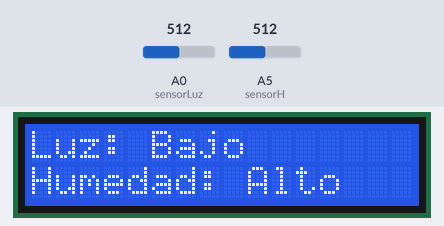
A sketch run on a simulated Arduino Uno, built with avr-gcc and run on an emulated ATmega328P. Parts: 16×2 character LCD. Inputs (shaded band) come from the test bench; at power-on: A5 (sensorH) = 512, A0 (sensorLuz) = 512. What the sketch prints to the serial monitor is not drawn.

Above: at 11.3 s.
11.4 s: A5 (sensorH) set to 595
22.4 s: A5 (sensorH) set to 619
At 32.9 s:
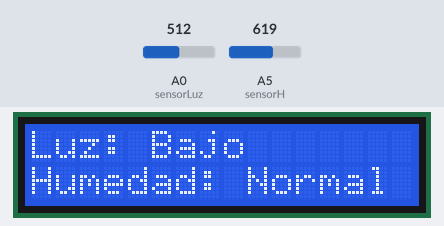
33.2 s: A0 (sensorLuz) set to 423
43.7 s: A0 (sensorLuz) set to 389
At 53.9 s:
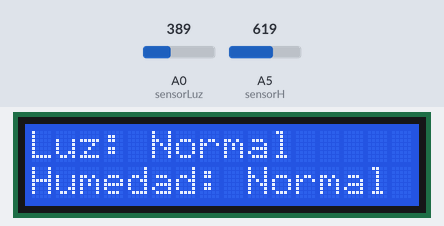
54.4 s: A5 (sensorH) set to 511
At 64.5 s:
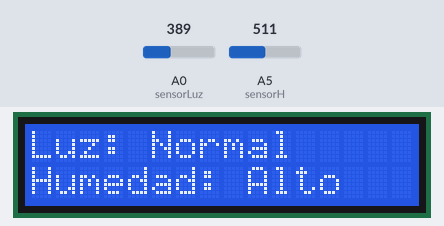
64.9 s: A0 (sensorLuz) set to 229
75.4 s: A0 (sensorLuz) set to 196
At 85.5 s:
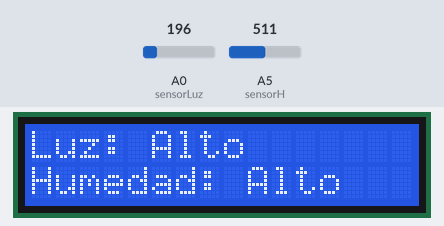
Timing chart, 0 to 87.0 s (numbered marks = the images above; inputs shaded):
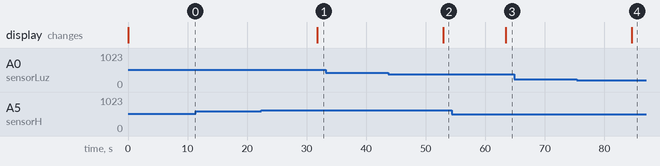

Measured:
- the behaviour switches between 603 and 604 on A5 (sensorH) (found by bisection; images 0 and 1)
- the behaviour switches between 406 and 405 on A0 (sensorLuz) (found by bisection; images 1 and 2)
- the behaviour switches between 213 and 212 on A0 (sensorLuz) (found by bisection; images 3 and 4)
- after the input at 11.4 s, every drawn part: stays the same
- after the input at 22.4 s, the display: changes after 9.4 s (image 1)
- after the input at 33.2 s, every drawn part: stays the same
- after the input at 43.7 s, the display: changes after 9.2 s (image 2)
- after the input at 54.4 s, the display: changes after 9.1 s (image 3)
- after the input at 64.9 s, every drawn part: stays the same
- after the input at 75.4 s, the display: changes after 9.2 s (image 4)

The sketch:

CODIGO_ARDUINO.ino
```cpp
#include <LiquidCrystal.h>

LiquidCrystal lcd(12, 10, 5, 4, 3, 2);  //define LCD pins (RS, E, D4, D5, D6, D7)

int luz;
int humedad;
String estadoHumedad;
String estadoLuz;

String i;
char mystr[6]; //String data

void setup() {

Serial.begin(9600);

}

void loop() {

sensorLuz();

sensorHumedad();

pantallaLCD();

enviodatos();

String txtHumedad = String(humedad);
String txtLuz = String(luz);

}

void enviodatos() {
  // put your main code here, to run repeatedly:
  String i;
  char mystr[6]; //String data
  String txtHumedad = String(luz);
  String txtLuz = String(humedad);
  i = "1" + txtHumedad + txtLuz;
  i.toCharArray(mystr,6);
  Serial.write(mystr,6); //Write the serial data
  //Serial.write(13);
  Serial.println();
  delay(10000);
}

void sensorLuz(){

luz = analogRead(A0);
luz = constrain(luz,80,500);  //Keep the ranges!
luz = map(luz,500,80,10,99);  //Map humedad : 400 will be 100 and 1023 will be 0

if (luz < 30)
{
    estadoLuz = "Bajo";
}
else if (luz < 70)
{
    estadoLuz = "Normal";
}
else if (luz > 70)
{
    estadoLuz = "Alto";
}
}

void sensorHumedad(){

const int sensorH = A5;  //Hygrometer sensor analog pin output at pin A0 of Arduino

humedad = analogRead(sensorH);
humedad = constrain(humedad, 400, 1023);  //Keep the ranges!
humedad = map(humedad, 1023, 400,10,99);  //Map humedad : 400 will be 100 and 1023 will be 0

if (humedad < 30)
{
   estadoHumedad = "Bajo";
}
else if (humedad < 70)
{
    estadoHumedad = "Normal";
}
else if (humedad > 70)
{
    estadoHumedad = "Alto";
}
}

void pantallaLCD(){

lcd.begin(16, 2);
lcd.clear();
lcd.setCursor(0, 0);
lcd.print("Luz: " + estadoLuz);
lcd.setCursor(0, 1);
lcd.print("Humedad: " + estadoHumedad);
delay(500);
}
```
